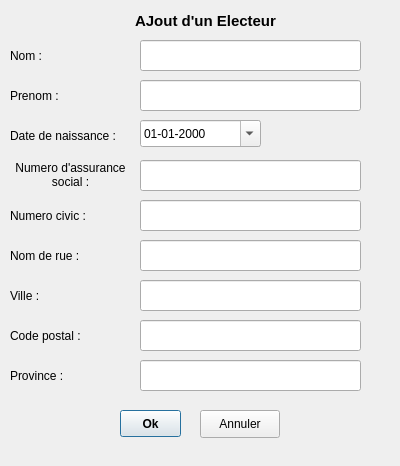
<?xml version="1.0" encoding="UTF-8"?>
<ui version="4.0">
 <class>ElecteurInterfaceClass</class>
 <widget class="QDialog" name="ElecteurInterfaceClass">
  <property name="geometry">
   <rect>
    <x>0</x>
    <y>0</y>
    <width>400</width>
    <height>466</height>
   </rect>
  </property>
  <property name="windowTitle">
   <string>ElecteurInterface</string>
  </property>
  <widget class="QLabel" name="label_rue">
   <property name="geometry">
    <rect>
     <x>10</x>
     <y>240</y>
     <width>111</width>
     <height>31</height>
    </rect>
   </property>
   <property name="text">
    <string>Nom de rue :</string>
   </property>
  </widget>
  <widget class="QPushButton" name="pushButton_valideElecteur">
   <property name="geometry">
    <rect>
     <x>120</x>
     <y>410</y>
     <width>61</width>
     <height>27</height>
    </rect>
   </property>
   <property name="font">
    <font>
     <weight>75</weight>
     <bold>true</bold>
    </font>
   </property>
   <property name="text">
    <string>Ok</string>
   </property>
   <property name="autoDefault">
    <bool>true</bool>
   </property>
  </widget>
  <widget class="QLabel" name="label_nom">
   <property name="geometry">
    <rect>
     <x>10</x>
     <y>40</y>
     <width>111</width>
     <height>31</height>
    </rect>
   </property>
   <property name="text">
    <string>Nom :</string>
   </property>
  </widget>
  <widget class="QLabel" name="label_dateNaissance">
   <property name="geometry">
    <rect>
     <x>10</x>
     <y>120</y>
     <width>111</width>
     <height>31</height>
    </rect>
   </property>
   <property name="text">
    <string>Date de naissance :</string>
   </property>
  </widget>
  <widget class="QLabel" name="label_nas">
   <property name="geometry">
    <rect>
     <x>10</x>
     <y>160</y>
     <width>121</width>
     <height>31</height>
    </rect>
   </property>
   <property name="text">
    <string>&lt;!DOCTYPE HTML PUBLIC &quot;-//W3C//DTD HTML 4.0//EN&quot; &quot;http://www.w3.org/TR/REC-html40/strict.dtd&quot;&gt;
&lt;html&gt;&lt;head&gt;&lt;meta name=&quot;qrichtext&quot; content=&quot;1&quot; /&gt;&lt;style type=&quot;text/css&quot;&gt;
p, li { white-space: pre-wrap; }
&lt;/style&gt;&lt;/head&gt;&lt;body style=&quot; font-family:'Noto Sans'; font-size:9pt; font-weight:400; font-style:normal;&quot;&gt;
&lt;table border=&quot;0&quot; style=&quot;-qt-table-type: root; margin-top:4px; margin-bottom:4px; margin-left:4px; margin-right:4px;&quot;&gt;
&lt;tr&gt;
&lt;td style=&quot;border: none;&quot;&gt;
&lt;p align=&quot;center&quot; style=&quot; margin-top:0px; margin-bottom:0px; margin-left:0px; margin-right:0px; -qt-block-indent:0; text-indent:0px;&quot;&gt;Numero d'assurance&lt;/p&gt;
&lt;p align=&quot;center&quot; style=&quot; margin-top:0px; margin-bottom:0px; margin-left:0px; margin-right:0px; -qt-block-indent:0; text-indent:0px;&quot;&gt;social :&lt;/p&gt;&lt;/td&gt;&lt;/tr&gt;&lt;/table&gt;&lt;/body&gt;&lt;/html&gt;</string>
   </property>
  </widget>
  <widget class="QLabel" name="label_nCivic">
   <property name="geometry">
    <rect>
     <x>10</x>
     <y>200</y>
     <width>111</width>
     <height>31</height>
    </rect>
   </property>
   <property name="text">
    <string>Numero civic :</string>
   </property>
  </widget>
  <widget class="QLabel" name="label_titre">
   <property name="geometry">
    <rect>
     <x>70</x>
     <y>0</y>
     <width>271</width>
     <height>41</height>
    </rect>
   </property>
   <property name="font">
    <font>
     <pointsize>11</pointsize>
     <weight>75</weight>
     <bold>true</bold>
    </font>
   </property>
   <property name="text">
    <string>AJout d'un Electeur</string>
   </property>
   <property name="alignment">
    <set>Qt::AlignCenter</set>
   </property>
  </widget>
  <widget class="QLabel" name="label_ville">
   <property name="geometry">
    <rect>
     <x>10</x>
     <y>280</y>
     <width>111</width>
     <height>31</height>
    </rect>
   </property>
   <property name="text">
    <string>Ville :</string>
   </property>
  </widget>
  <widget class="QLabel" name="label_prenom">
   <property name="geometry">
    <rect>
     <x>10</x>
     <y>80</y>
     <width>111</width>
     <height>31</height>
    </rect>
   </property>
   <property name="text">
    <string>Prenom :</string>
   </property>
  </widget>
  <widget class="QLabel" name="label_codePostal">
   <property name="geometry">
    <rect>
     <x>10</x>
     <y>320</y>
     <width>111</width>
     <height>31</height>
    </rect>
   </property>
   <property name="text">
    <string>Code postal :</string>
   </property>
  </widget>
  <widget class="QLabel" name="label_province">
   <property name="geometry">
    <rect>
     <x>10</x>
     <y>360</y>
     <width>111</width>
     <height>31</height>
    </rect>
   </property>
   <property name="text">
    <string>Province :</string>
   </property>
  </widget>
  <widget class="QLineEdit" name="lineEdit_nom">
   <property name="geometry">
    <rect>
     <x>140</x>
     <y>40</y>
     <width>221</width>
     <height>31</height>
    </rect>
   </property>
  </widget>
  <widget class="QLineEdit" name="lineEdit_prenom">
   <property name="geometry">
    <rect>
     <x>140</x>
     <y>80</y>
     <width>221</width>
     <height>31</height>
    </rect>
   </property>
  </widget>
  <widget class="QDateEdit" name="dateEdit">
   <property name="geometry">
    <rect>
     <x>140</x>
     <y>120</y>
     <width>121</width>
     <height>27</height>
    </rect>
   </property>
   <property name="maximumDate">
    <date>
     <year>7937</year>
     <month>12</month>
     <day>31</day>
    </date>
   </property>
   <property name="minimumDate">
    <date>
     <year>1770</year>
     <month>1</month>
     <day>1</day>
    </date>
   </property>
   <property name="displayFormat">
    <string>dd-MM-yyyy</string>
   </property>
   <property name="calendarPopup">
    <bool>true</bool>
   </property>
  </widget>
  <widget class="QLineEdit" name="lineEdit_nas">
   <property name="geometry">
    <rect>
     <x>140</x>
     <y>160</y>
     <width>221</width>
     <height>31</height>
    </rect>
   </property>
  </widget>
  <widget class="QLineEdit" name="lineEdit_nCivic">
   <property name="geometry">
    <rect>
     <x>140</x>
     <y>200</y>
     <width>221</width>
     <height>31</height>
    </rect>
   </property>
  </widget>
  <widget class="QLineEdit" name="lineEdit_rue">
   <property name="geometry">
    <rect>
     <x>140</x>
     <y>240</y>
     <width>221</width>
     <height>31</height>
    </rect>
   </property>
  </widget>
  <widget class="QLineEdit" name="lineEdit_ville">
   <property name="geometry">
    <rect>
     <x>140</x>
     <y>280</y>
     <width>221</width>
     <height>31</height>
    </rect>
   </property>
  </widget>
  <widget class="QLineEdit" name="lineEdit_codePostal">
   <property name="geometry">
    <rect>
     <x>140</x>
     <y>320</y>
     <width>221</width>
     <height>31</height>
    </rect>
   </property>
  </widget>
  <widget class="QLineEdit" name="lineEdit_province">
   <property name="geometry">
    <rect>
     <x>140</x>
     <y>360</y>
     <width>221</width>
     <height>31</height>
    </rect>
   </property>
  </widget>
  <widget class="QPushButton" name="pushButton_Annuler">
   <property name="geometry">
    <rect>
     <x>200</x>
     <y>410</y>
     <width>80</width>
     <height>28</height>
    </rect>
   </property>
   <property name="text">
    <string>Annuler</string>
   </property>
  </widget>
 </widget>
 <layoutdefault spacing="6" margin="11"/>
 <resources/>
 <connections>
  <connection>
   <sender>pushButton_valideElecteur</sender>
   <signal>clicked()</signal>
   <receiver>ElecteurInterfaceClass</receiver>
   <slot>validerElecteur()</slot>
   <hints>
    <hint type="sourcelabel">
     <x>200</x>
     <y>423</y>
    </hint>
    <hint type="destinationlabel">
     <x>199</x>
     <y>232</y>
    </hint>
   </hints>
  </connection>
  <connection>
   <sender>pushButton_Annuler</sender>
   <signal>clicked()</signal>
   <receiver>ElecteurInterfaceClass</receiver>
   <slot>close()</slot>
   <hints>
    <hint type="sourcelabel">
     <x>239</x>
     <y>423</y>
    </hint>
    <hint type="destinationlabel">
     <x>199</x>
     <y>232</y>
    </hint>
   </hints>
  </connection>
 </connections>
 <slots>
  <slot>validerElecteur()</slot>
 </slots>
</ui>
